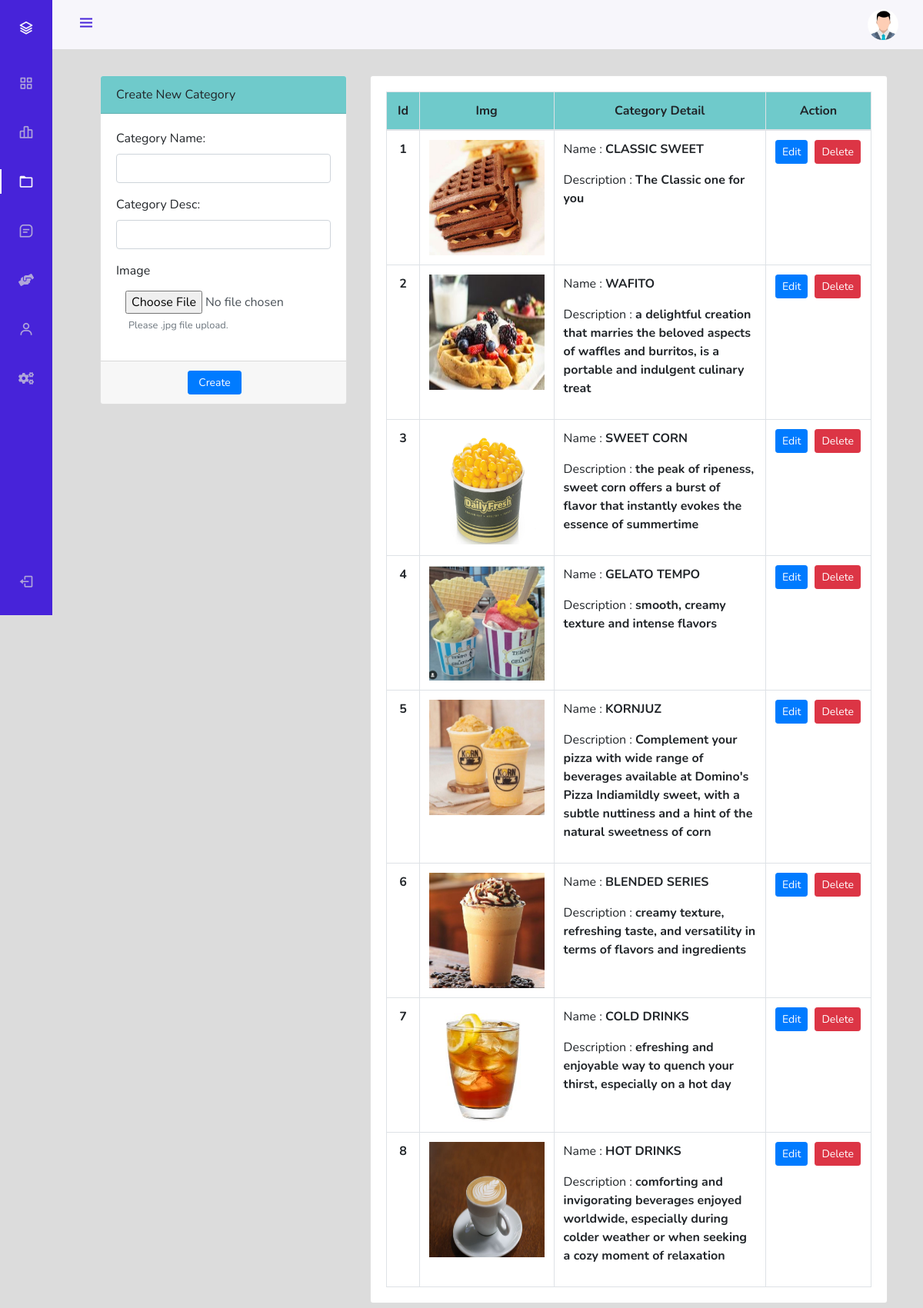
Page /admin/index.php?page=categoryManage (signed in) on the committed database.
### tables this page shows
CREATE TABLE `categories` (
  `categorieId` int(12) NOT NULL,
  `categorieName` varchar(255) NOT NULL,
  `categorieDesc` text NOT NULL,
  `categorieCreateDate` datetime NOT NULL DEFAULT current_timestamp()
);

### admin/categoryManage.php (the view, shortened to what this page needs)
<div class="container-fluid" style="margin-top:98px">
    <div class="col-lg-12">
        <div class="row">
            <div class="col-md-4">
                <form action="partials/_categoryManage.php" method="post" enctype="multipart/form-data">
                    <div class="card">
                        <div class="card-header" style="background-color: rgb(111 202 203);">
                            Create New Category
                        </div>
                        <div class="card-body">
                            <div class="form-group">
                                <label class="control-label">Category Name: </label>
                                <input type="text" class="form-control" name="name" required>
                            </div>
                            <div class="form-group">
                                <label class="control-label">Category Desc: </label>
                                <input type="text" class="form-control" name="desc" required>
                            </div>
                            <div class="form-group">
								<label for="image" class="control-label">Image</label>
								<input type="file" name="image" id="image" accept=".jpg" class="form-control" required style="border:none;">
								<small id="Info" class="form-text text-muted mx-3">Please .jpg file upload.</small>
							</div>
                        </div>
                        <div class="card-footer">
                            <div class="row">
                                <div class="col-md-12">
                                    <button type="submit" name="createCategory" class="btn btn-sm btn-primary col-sm-3 offset-md-4"> Create </button>
                                </div>
                            </div>
                        </div>
                    </div>
                </form>
            </div>
            <div class="col-md-8 mb-3">
                <div class="card">
                    <div class="card-body">
                    <table class="table table-bordered table-hover mb-0">
                        <thead style="background-color: rgb(111 202 203);">
                        <tr>
                            <th class="text-center" style="width:7%;">Id</th>
                            <th class="text-center">Img</th>
                            <th class="text-center" style="width:58%;">Category Detail</th>
                            <th class="text-center" style="width:18%;">Action</th>
                        </tr>
                        </thead>
                        <tbody>
                        <?php
                            $sql = "SELECT * FROM `categories`";
                            $result = mysqli_query($conn, $sql);
                            while($row = mysqli_fetch_assoc($result)){
                                $catId = $row['categorieId'];
                                $catName = $row['categorieName'];
                                $catDesc = $row['categorieDesc'];
                                echo '<tr>
                                        <td class="text-center"><b>' .$catId. '</b></td>
                                        <td><img src="/DailyFreshOrderingSystem/img/card-'.$catId. '.jpg" alt="image for this Category" width="150px" height="150px"></td>
                                        <td>
                                            <p>Name : <b>' .$catName. '</b></p>
                                            <p>Description : <b class="truncate">' .$catDesc. '</b></p>
                                        </td>
                                        <td class="text-center">
                                            <div class="row mx-auto" style="width:112px">
                                            <button class="btn btn-sm btn-primary edit_cat" type="button" data-toggle="modal" data-target="#updateCat' .$catId. '">Edit</button>
                                            <form action="partials/_categoryManage.php" method="POST">
                                                <button name="removeCategory" class="btn btn-sm btn-danger" style="margin-left:9px;">Delete</button>
                                                <input type="hidden" name="catId" value="'.$catId. '">
                                            </form></div>
                                        </td>
                                    </tr>';
                            }
                        ?>
                        </tbody>
                    </table>
                    </div>
                </div>
            </div>
        </div>
    </div>
</div>

### admin/assetsForSideBar/css/styles.css (style rules this page uses)
:root { --header-height: 3rem; --nav-width: 68px; --first-color: #4723D9; --first-color-light: #AFA5D9; --white-color: #F7F6FB; --body-font: 'Nunito', sans-serif; --normal-font-size: 1rem; --z-fixed: 100; }
*,::before,::after { box-sizing: border-box; }
body { position: relative; margin: var(--header-height) 0 0 0; padding: 0 1rem; font-family: var(--body-font); font-size: var(--normal-font-size); transition: .5s; }
@media screen and (min-width: 768px) { body { margin: calc(var(--header-height) + 1rem) 0 0 0; padding-left: calc(var(--nav-width) + 2rem); } }

### rows in the picture
categories: categorieId "1", shows a picture, categorieName "CLASSIC SWEET", categorieDesc "The Classic one for you"
categories: categorieId "2", shows a picture, categorieName "WAFITO", categorieDesc "a delightful creation that marries the beloved aspects of waffles and burritos, is a portable and indulgent culinary treat"
categories: categorieId "3", shows a picture, categorieName "SWEET CORN", categorieDesc "the peak of ripeness, sweet corn offers a burst of flavor that instantly evokes the essence of summertime"
categories: categorieId "4", shows a picture, categorieName "GELATO TEMPO", categorieDesc "smooth, creamy texture and intense flavors"
categories: categorieId "5", shows a picture, categorieName "KORNJUZ", categorieDesc "Complement your pizza with wide range of beverages available at Domino's Pizza Indiamildly sweet, with a subtle nuttiness and a hint of the natural sweetness of corn"
categories: categorieId "6", shows a picture, categorieName "BLENDED SERIES", categorieDesc "creamy texture, refreshing taste, and versatility in terms of flavors and ingredients"
categories: categorieId "7", shows a picture, categorieName "COLD DRINKS", categorieDesc "efreshing and enjoyable way to quench your thirst, especially on a hot day"
categories: categorieId "8", shows a picture, categorieName "HOT DRINKS", categorieDesc "comforting and invigorating beverages enjoyed worldwide, especially during colder weather or when seeking a cozy moment of relaxation"
